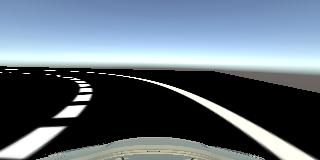
#> input picture Scripts/images_three_sides/left/center_2020_09_07_11_47_28_714 - copia.jpg, 320 x 160 px; its folder holds only this picture in this run
$ python 1_file_listing.py
#> lines starting #> are read from the running program, lines starting #| are printed output that depends on the picture
#> in prepare_side_images, image is the input picture: shape (160, 320, 3); mean B, G, R 121.4, 109.6, 96.8
import numpy as np
import glob
import cv2

one_side = ["angle"]
three_sides = ["left", "straight", "right"]
seven_sides = [
	"left_3",
	"left_2",
	"left_1",
	"straight",
	"right_1",
	"right_2",
	"right_3"]
eleven_sides = [
	"left_25",
	"left_20",
	"left_15",
	"left_10",
	"left_05",
	"straight",
	"right_05",
	"right_10",
	"right_15",
	"right_20",
	"right_25"]

def reduce_image(image):
	crop_image  = np.array(image[57:136, 0:320])
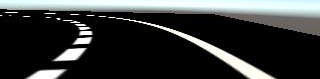
#> crop_image: shape (79, 320, 3); mean B, G, R 57.8, 58.3, 55.9
	gray_image  = cv2.cvtColor(crop_image, cv2.COLOR_BGR2GRAY)
	array_image = np.asarray(gray_image)

	row    = np.array(np.arange(0,  80, 5), dtype=np.intp)
	column = np.array(np.arange(0, 320, 5), dtype=np.intp)

	pixels = np.copy(array_image)
	pixels = pixels[row[:, np.newaxis], column]
	pixels = pixels.flatten()
#> pixels = 1024 values, max 255 at index 336, min 0 at index 193, mean 61.89

	return pixels

def prepare_side_images(folder_path, sides, limit):
	for side in sides:

		filepaths = glob.glob(folder_path + "/" + side + "/*.jpg")
		filename = folder_path + "/imrows_" + side + ".csv"
		newfile = open(filename, "w+")

		print("Writing file " + filename + "...")
		index = 0

		for filepath in filepaths:
			if index == limit:
				break

			# 320 x 160
			image = cv2.imread(filepath)

			# 320 x 80
			pixels = reduce_image(image)

			string = ','.join(str(int(p)) for p in pixels)
			newfile.write(string)
			newfile.write("\n")

			index += 1

		print("Done!")
		newfile.close()


prepare_side_images("images_three_sides",  three_sides,  limit=300)
#prepare_side_images("images_eleven_sides", eleven_sides, limit=200)
#prepare_side_images("images_seven_sides", seven_sides, limit=400)
